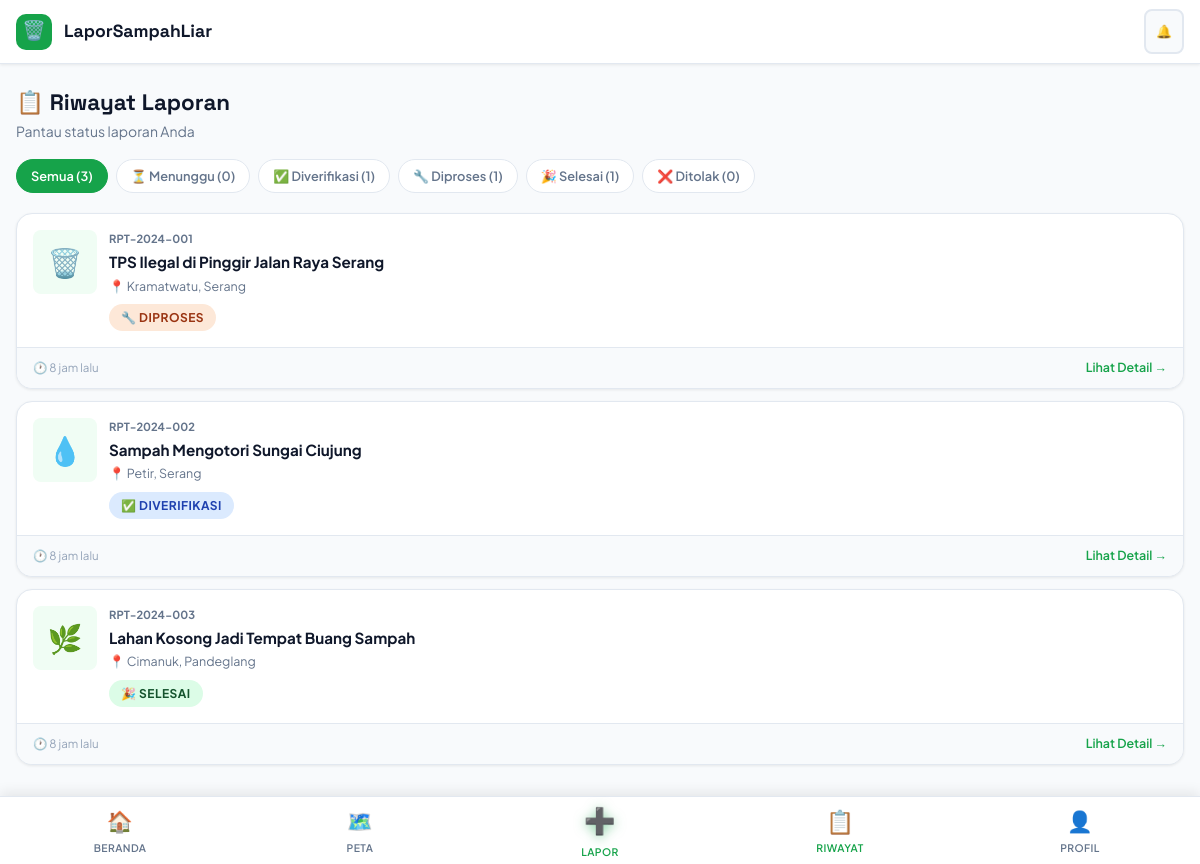
/pages/riwayat.php (signed in), run on the app's committed database.
### tables this page shows
CREATE TABLE laporan (
    id INT AUTO_INCREMENT PRIMARY KEY,
    kode_laporan VARCHAR(20) UNIQUE NOT NULL,
    user_id INT NOT NULL,
    judul VARCHAR(200) NOT NULL,
    deskripsi TEXT NOT NULL,
    kategori ENUM('TPS_ILEGAL','SAMPAH_JALAN','SUNGAI','LAHAN_KOSONG','FASILITAS_UMUM','LAINNYA') NOT NULL,
    tingkat_urgensi ENUM('rendah','sedang','tinggi','darurat') DEFAULT 'sedang',
     
    alamat_lengkap TEXT NOT NULL,
    kelurahan VARCHAR(100),
    kecamatan VARCHAR(100),
    kota VARCHAR(100),
    provinsi VARCHAR(100),
    latitude DECIMAL(10,8) NOT NULL,
    longitude DECIMAL(11,8) NOT NULL,
     
    status ENUM('menunggu','diverifikasi','diproses','selesai','ditolak') DEFAULT 'menunggu',
     
    jumlah_like INT DEFAULT 0,
    jumlah_komentar INT DEFAULT 0,
    is_anonim TINYINT(1) DEFAULT 0,
    created_at TIMESTAMP DEFAULT CURRENT_TIMESTAMP,
    updated_at TIMESTAMP DEFAULT CURRENT_TIMESTAMP ON UPDATE CURRENT_TIMESTAMP,
    FOREIGN KEY (user_id) REFERENCES users(id) ON DELETE CASCADE
);

### includes/config.php (called while the page is built, shortened)
<?php
function sanitize(string $input): string {
    return htmlspecialchars(strip_tags(trim($input)), ENT_QUOTES, 'UTF-8');
}
function getStatusBadge(string $status): array {
    $map = [
        'menunggu'    => ['label' => 'Menunggu',    'class' => 'badge-waiting',  'icon' => '⏳'],
        'diverifikasi'=> ['label' => 'Diverifikasi', 'class' => 'badge-verified', 'icon' => '✅'],
        'diproses'    => ['label' => 'Diproses',    'class' => 'badge-process',  'icon' => '🔧'],
        'selesai'     => ['label' => 'Selesai',     'class' => 'badge-done',     'icon' => '🎉'],
        'ditolak'     => ['label' => 'Ditolak',     'class' => 'badge-rejected', 'icon' => '❌'],
    ];
    return $map[$status] ?? ['label' => $status, 'class' => 'badge-default', 'icon' => '•'];
}
function timeAgo(string $datetime): string {
    $now  = new DateTime();
    $past = new DateTime($datetime);
    $diff = $now->diff($past);
    if ($diff->h > 0) return $diff->h . ' jam lalu';
    return 'Baru saja';
}

### pages/riwayat.php (the view, shortened to what this page needs)
<?php
require_once __DIR__ . '/../includes/config.php';
$db = getDB();
$userId = $_SESSION['user_id'];
$status = sanitize($_GET['status'] ?? '');
$page   = max(1, (int)($_GET['page'] ?? 1));
$limit  = 10;
$offset = ($page - 1) * $limit;
$where  = "WHERE l.user_id = ?";
$params = [$userId];
$stmt = $db->prepare("
  SELECT l.*, (SELECT path_file FROM foto_laporan WHERE laporan_id=l.id AND is_thumbnail=1 LIMIT 1) AS thumb
  FROM laporan l $where ORDER BY l.created_at DESC LIMIT $limit OFFSET $offset
");
$stmt->execute($params);
$laporan = $stmt->fetchAll();
$countStmt = $db->prepare("SELECT status, COUNT(*) as c FROM laporan WHERE user_id=? GROUP BY status");
$countStmt->execute([$userId]);
$counts = [];
foreach ($countStmt->fetchAll() as $row) $counts[$row['status']] = $row['c'];
include __DIR__ . '/../includes/header.php';
?>
<div class="page-wrapper">
  <div class="page-header">
    <h1 class="page-title">📋 Riwayat Laporan</h1>
    <p class="page-subtitle">Pantau status laporan Anda</p>
  </div>
  <div style="padding:0 1rem 1rem;overflow-x:auto">
    <div class="filter-chips">
      <a href="riwayat.php" class="chip <?= !$status?'active':'' ?>">Semua (<?= array_sum($counts) ?>)</a>
      <?php foreach(['menunggu'=>'⏳','diverifikasi'=>'✅','diproses'=>'🔧','selesai'=>'🎉','ditolak'=>'❌'] as $s=>$ic): ?>
      <a href="riwayat.php?status=<?=$s?>" class="chip <?= $status===$s?'active':'' ?>">
        <?= $ic ?> <?= ucfirst($s) ?> (<?= $counts[$s]??0 ?>)
      </a>
      <?php endforeach; ?>
    </div>
  </div>
  <div class="laporan-list">
    <?php if (empty($laporan)): ?>
    <div class="empty-state">
      <div class="empty-icon">📭</div>
      <h3>Belum ada laporan</h3>
      <p>Anda belum membuat laporan dengan status ini</p>
      <a href="buat-laporan.php" class="btn btn-primary mt-2">📸 Buat Laporan</a>
    </div>
    <?php else: foreach($laporan as $l):
      $badge = getStatusBadge($l['status']);
      $icons = ['TPS_ILEGAL'=>'🗑️','SAMPAH_JALAN'=>'🛣️','SUNGAI'=>'💧','LAHAN_KOSONG'=>'🌿','FASILITAS_UMUM'=>'🏛️','LAINNYA'=>'📍'];
    ?>
    <div class="laporan-card" onclick="window.location='detail-laporan.php?id=<?=$l['id']?>'">
      <div class="card-top">
        <?php if ($l['thumb']): ?>
          <img class="card-thumb" src="<?= UPLOAD_URL . 'laporan/' . basename($l['thumb']) ?>" alt="">
        <?php else: ?>
          <div class="card-thumb-placeholder"><?= $icons[$l['kategori']]??'📍' ?></div>
        <?php endif; ?>
        <div class="card-meta">
          <div style="font-size:.7rem;color:var(--text-muted);font-weight:700;margin-bottom:.2rem"><?= $l['kode_laporan'] ?></div>
          <div class="card-title"><?= htmlspecialchars($l['judul']) ?></div>
          <div class="card-loc">📍 <?= htmlspecialchars($l['kecamatan'].', '.$l['kota']) ?></div>
          <div style="margin-top:.4rem">
            <span class="badge <?= $badge['class'] ?>"><?= $badge['icon'] ?> <?= $badge['label'] ?></span>
          </div>
        </div>
      </div>
      <div class="card-bottom">
        <span class="card-time">🕐 <?= timeAgo($l['created_at']) ?></span>
        <span style="font-size:.78rem;color:var(--primary);font-weight:600">Lihat Detail →</span>
      </div>
    </div>
    <?php endforeach; endif; ?>
  </div>
</div>
<?php include __DIR__ . '/../includes/footer.php'; ?>

### assets/css/style.css (style rules this page uses)
:root { --primary: #16a34a; --primary-dark: #15803d; --primary-light: #bbf7d0; --primary-xlight:#f0fdf4; --accent: #f59e0b; --accent-dark: #d97706; --danger: #ef4444; --danger-light: #fee2e2; --warning: #f97316; --info: #3b82f6; --info-light: #dbeafe; --purple: #7c3aed; --success: #22c55e; --bg: #f8fafc; --bg-card: #ffffff; --bg-sidebar: #0f172a; --text: #0f172a; --text-muted: #64748b; --text-light: #94a3b8; --border: #e2e8f0; --border-dark: #cbd5e1; --shadow-sm: 0 1px 3px rgba(0,0,0,.08); --shadow: 0 4px 12px rgba(0,0,0,.1); --shadow-md: 0 8px 24px rgba(0,0,0,.12); --shadow-lg: 0 16px 40px rgba(0,0,0,.15); --radius-sm: 8px; --radius: 12px; --radius-lg: 16px; --radius-xl: 24px; --font-main: 'Plus Jakarta Sans', sans-serif; --font-alt: 'Space Grotesk', sans-serif; --nav-h: 64px; --sidebar-w: 260px; }
*, *::before, *::after { box-sizing: border-box; margin: 0; padding: 0; }
html { scroll-behavior: smooth; font-size: 16px; }
body { font-family: var(--font-main); background: var(--bg); color: var(--text); line-height: 1.6; -webkit-font-smoothing: antialiased; }
a { color: var(--primary); text-decoration: none; transition: color .2s; }
h1,h2,h3,h4,h5,h6 { font-family: var(--font-alt); font-weight: 700; line-height: 1.3; }
h1 { font-size: clamp(1.75rem, 4vw, 2.25rem); }
.badge { display: inline-flex; align-items: center; gap: .3rem; padding: .25rem .75rem; border-radius: 999px; font-size: .75rem; font-weight: 700; text-transform: uppercase; letter-spacing: .04em; }
.badge-verified { background: #dbeafe; color: #1e40af; }
.badge-process { background: #fde8d8; color: #9a3412; }
.badge-done { background: #dcfce7; color: #14532d; }
.page-wrapper { padding-bottom: 80px; min-height: 100vh; }
.page-header { padding: 1.5rem 1rem 1rem; }
.page-title { font-size: 1.4rem; font-weight: 800; }
.page-subtitle { font-size: .875rem; color: var(--text-muted); margin-top: .2rem; }
.laporan-list { display: flex; flex-direction: column; gap: .75rem; padding: 0 1rem; }
.laporan-card { background: #fff; border-radius: var(--radius-lg); border: 1px solid var(--border); overflow: hidden; box-shadow: var(--shadow-sm); transition: transform .2s, box-shadow .2s; cursor: pointer; }
.laporan-card .card-top { padding: 1rem; display: flex; gap: .75rem; align-items: flex-start; }
.laporan-card .card-thumb-placeholder { width: 64px; height: 64px; border-radius: var(--radius-sm); background: var(--primary-xlight); display: flex; align-items: center; justify-content: center; font-size: 1.75rem; flex-shrink: 0; }
.laporan-card .card-meta { flex: 1; min-width: 0; }
.laporan-card .card-title { font-weight: 700; font-size: .95rem; line-height: 1.4; }
.laporan-card .card-loc { font-size: .78rem; color: var(--text-muted); margin-top: .25rem; display: flex; align-items: center; gap: .25rem; white-space: nowrap; overflow: hidden; text-overflow: ellipsis; }
.laporan-card .card-bottom { padding: .625rem 1rem; background: var(--bg); display: flex; align-items: center; justify-content: space-between; border-top: 1px solid var(--border); }
.laporan-card .card-time { font-size: .72rem; color: var(--text-light); }
.filter-chips { display: flex; gap: .5rem; overflow-x: auto; padding-bottom: .25rem; }
.chip { display: inline-flex; align-items: center; gap: .3rem; padding: .375rem .875rem; border-radius: 999px; font-size: .8rem; font-weight: 600; border: 1.5px solid var(--border); background: #fff; cursor: pointer; white-space: nowrap; transition: all .15s; color: var(--text-muted); }
.chip.active, .chip:hover { background: var(--primary); color: #fff; border-color: var(--primary); }

### data on the page
laporan: kategori "🗑️", kode_laporan "RPT-2024-001", judul "TPS Ilegal di Pinggir Jalan Raya Serang", kecamatan+kota "Kramatwatu, Serang", status "🔧", status "DIPROSES", created_at "8 jam lalu"
laporan: kategori "💧", kode_laporan "RPT-2024-002", judul "Sampah Mengotori Sungai Ciujung", kecamatan+kota "Petir, Serang", status "✅", status "DIVERIFIKASI", created_at "8 jam lalu"
laporan: kategori "🌿", kode_laporan "RPT-2024-003", judul "Lahan Kosong Jadi Tempat Buang Sampah", kecamatan+kota "Cimanuk, Pandeglang", status "🎉", status "SELESAI", created_at "8 jam lalu"

### other printed values
$appName "LaporSampahLiar"
array_sum($counts) "3"
$ic "⏳"
$s "Menunggu"
$counts[$s] "0"
$ic "✅"
$s "Diverifikasi"
$counts[$s] "1"
$ic "🔧"
$s "Diproses"
$ic "🎉"
$s "Selesai"
$ic "❌"
$s "Ditolak"
